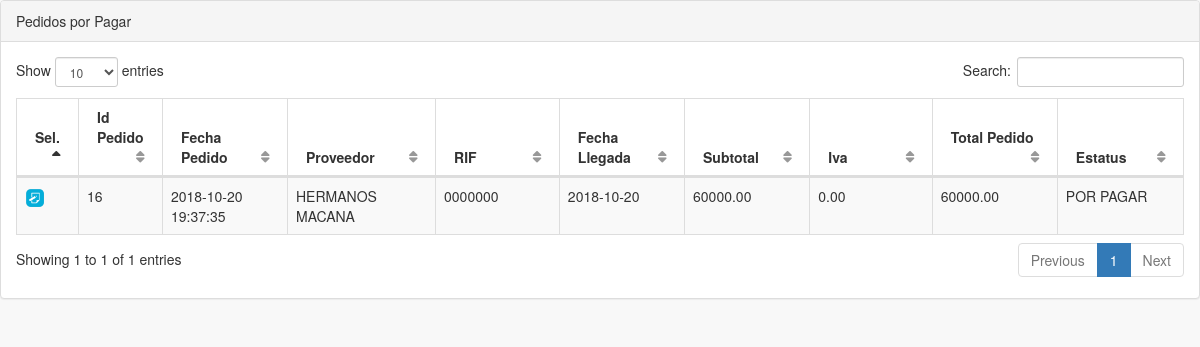
The app's page /pages/buscar_pedidos_regalia.php (signed in) with its own data.
### tables this page shows
CREATE TABLE `tbl_pedidos` (
  `idpedido` int(11) NOT NULL,
  `fecha_pedido` datetime NOT NULL,
  `fkproveedor` int(11) NOT NULL,
  `forma_pago` varchar(20) DEFAULT NULL,
  `nro_operacion` varchar(20) DEFAULT NULL,
  `fecha_llegada` date DEFAULT NULL,
  `subtotal` double(11,2) DEFAULT NULL,
  `iva` double(11,2) DEFAULT NULL,
  `total_pedido` double(11,2) DEFAULT NULL,
  `estatus_pedido` varchar(10) DEFAULT 'EN ESPERA'
);

CREATE TABLE `tbl_proveedores` (
  `idproveedor` int(11) NOT NULL,
  `rif` varchar(12) NOT NULL,
  `razon_social` varchar(50) NOT NULL,
  `representante_legal` varchar(50) DEFAULT NULL,
  `direccion` varchar(500) DEFAULT NULL,
  `fono` varchar(20) DEFAULT NULL,
  `email` varchar(100) DEFAULT NULL,
  `estatus_prov` varchar(10) NOT NULL DEFAULT 'ACTIVO'
);

### pages/buscar_pedidos_regalia.php (the view, shortened to what this page needs)
 <?php
if (isset($_SESSION['username']) && isset($_SESSION['userid']) ){
    $link=crearConexion();
    $listado="SELECT
tbl_pedidos.idpedido,
tbl_pedidos.fecha_pedido,
tbl_pedidos.fkproveedor,
tbl_pedidos.forma_pago,
tbl_pedidos.nro_operacion,
tbl_pedidos.fecha_llegada,
tbl_pedidos.subtotal,
tbl_pedidos.iva,
tbl_pedidos.total_pedido,
tbl_pedidos.estatus_pedido,
tbl_proveedores.razon_social,
tbl_proveedores.rif
FROM tbl_pedidos
INNER JOIN tbl_proveedores ON tbl_pedidos.fkproveedor = tbl_proveedores.idproveedor
WHERE tbl_pedidos.estatus_pedido='POR PAGAR' ORDER BY tbl_pedidos.fecha_pedido DESC";
    $result = $link->query($listado);
?>
<!DOCTYPE html>
<html lang="en">
<head>
    <link href="../vendor/bootstrap/css/bootstrap.min.css" rel="stylesheet">
    <link href="../vendor/metisMenu/metisMenu.min.css" rel="stylesheet">
    <link href="../vendor/datatables-plugins/dataTables.bootstrap.css" rel="stylesheet">
    <link href="../vendor/datatables-responsive/dataTables.responsive.css" rel="stylesheet">
    <link href="../dist/css/sb-admin-2.css" rel="stylesheet">
    <link href="../vendor/font-awesome/css/font-awesome.min.css" rel="stylesheet" type="text/css">
</head>
<body>
    <div id="wrapper">
            <div class="row">
                <div class="col-lg-12">
                    <div class="panel panel-default">
                        <div class="panel-heading">
                            Pedidos por Pagar
                        </div>
                        <div class="panel-body">
                            <table width="100%" class="table table-striped table-bordered table-hover" id="dataTables-example">
                                <thead>
                                    <tr>
                                        <th width="5%">Sel.</th>
                                        <th width="5%">Id Pedido</th>
                                        <th width="11%">Fecha Pedido</th>
                                        <th width="13%">Proveedor</th>
                                        <th width="11%">RIF</th>
                                        <th width="11%">Fecha Llegada</th>
                                        <th width="11%">Subtotal</th>
                                        <th width="11%">Iva</th>
                                        <th width="11%">Total Pedido</th>
                                        <th width="11%">Estatus</th>
                                    </tr>
                                </thead>
                                <tbody>
                      <?php
                         while ($reg = $result->fetch_assoc()) {
                      ?>
                                    <tr class="gradeA">
                                        <td><A href="#" onclick="enviar('<?php echo $reg['razon_social'];?>',<?php echo $reg['idpedido'];?>)" title=""><IMG SRC="images/note.png" WIDTH="20px" HEIGHT="20px"></A></td>
                                        <td><?php echo $reg['idpedido'];?></td>
                                        <td><?php echo $reg['fecha_pedido'];?></td>
                                        <td><?php echo $reg['razon_social'];?></td>
                                        <td><?php echo $reg['rif'];?></td>
                                        <td><?php echo $reg['fecha_llegada'];?></td>
                                        <td><?php echo $reg['subtotal'];?></td>
                                        <td><?php echo $reg['iva'];?></td>
                                        <td><?php echo $reg['total_pedido'];?></td>
                                        <td><?php echo $reg['estatus_pedido'];?></td>
                                    </tr>
                      <?php
                        }
                      ?>
                                </tbody>
                            </table>
                        </div>
                    </div>
                </div>
            </div>
    </div>
</body>
</html>
<?php
}else{
echo "<body>
<script type='text/javascript'>
window.location='index.php';
</script>
</body>";
}
?>

### records on screen
tbl_pedidos: idpedido "16", fecha_pedido "2018-10-20 19:37:35", fkproveedor.razon_social "HERMANOS MACANA", fkproveedor.rif "0000000", fecha_llegada "2018-10-20", subtotal "60000.00", iva "0.00", total_pedido "60000.00", estatus_pedido "POR PAGAR"
